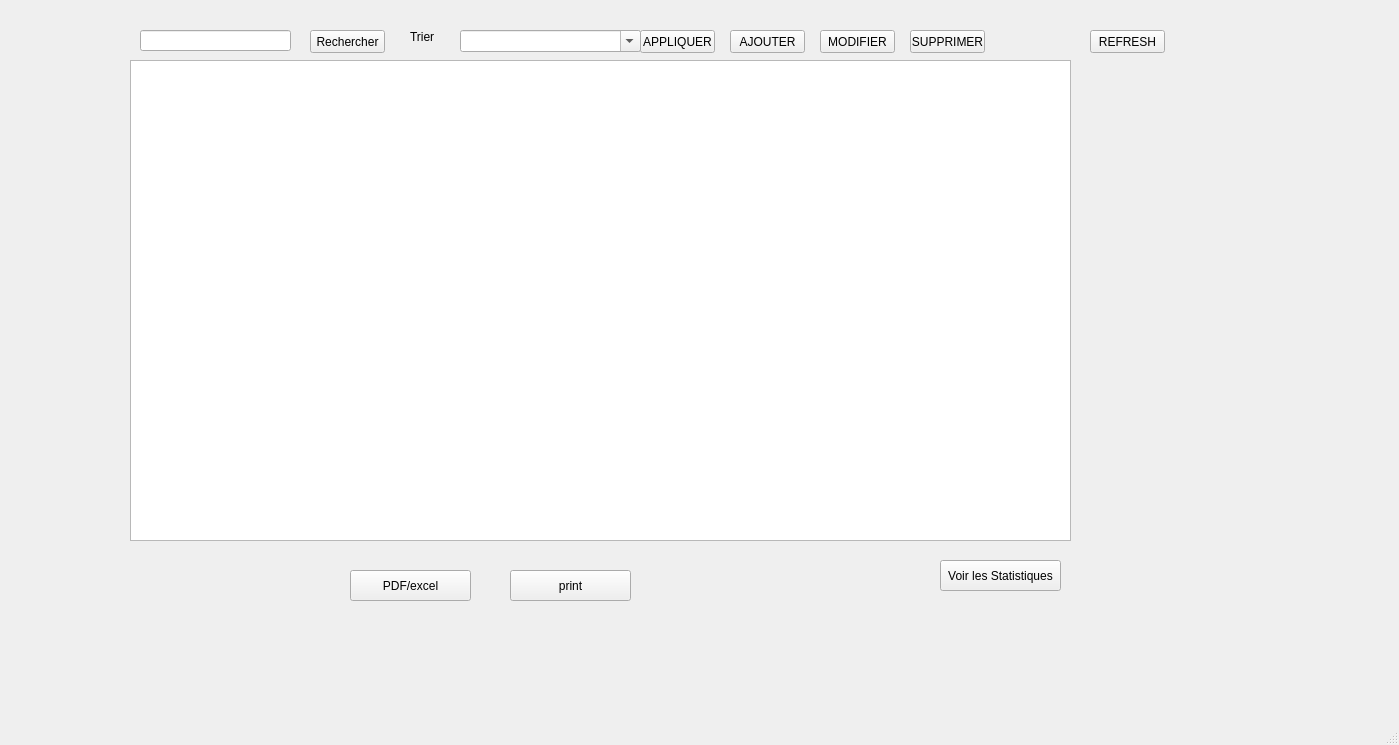
<?xml version="1.0" encoding="UTF-8"?>
<ui version="4.0">
 <class>memberlist</class>
 <widget class="QMainWindow" name="memberlist">
  <property name="geometry">
   <rect>
    <x>0</x>
    <y>0</y>
    <width>1399</width>
    <height>745</height>
   </rect>
  </property>
  <property name="windowTitle">
   <string>memberlist</string>
  </property>
  <widget class="QWidget" name="centralwidget">
   <widget class="QStackedWidget" name="stackedWidget">
    <property name="geometry">
     <rect>
      <x>130</x>
      <y>10</y>
      <width>1271</width>
      <height>641</height>
     </rect>
    </property>
    <property name="styleSheet">
     <string notr="true"/>
    </property>
    <property name="currentIndex">
     <number>1</number>
    </property>
    <widget class="QWidget" name="page">
     <widget class="QPushButton" name="pushButton_4">
      <property name="geometry">
       <rect>
        <x>40</x>
        <y>260</y>
        <width>201</width>
        <height>51</height>
       </rect>
      </property>
      <property name="whatsThis">
       <string>&lt;html&gt;&lt;head/&gt;&lt;body&gt;&lt;p&gt;&lt;br/&gt;&lt;/p&gt;&lt;/body&gt;&lt;/html&gt;</string>
      </property>
      <property name="styleSheet">
       <string notr="true"/>
      </property>
      <property name="text">
       <string>PATIENTS</string>
      </property>
     </widget>
    </widget>
    <widget class="QWidget" name="page_2">
     <widget class="QTableView" name="tableView">
      <property name="geometry">
       <rect>
        <x>0</x>
        <y>50</y>
        <width>941</width>
        <height>481</height>
       </rect>
      </property>
     </widget>
     <widget class="QLabel" name="label_trierpatient">
      <property name="geometry">
       <rect>
        <x>280</x>
        <y>20</y>
        <width>47</width>
        <height>14</height>
       </rect>
      </property>
      <property name="text">
       <string>Trier</string>
      </property>
     </widget>
     <widget class="QPushButton" name="pdfExcelButton">
      <property name="geometry">
       <rect>
        <x>220</x>
        <y>560</y>
        <width>121</width>
        <height>31</height>
       </rect>
      </property>
      <property name="text">
       <string>PDF/excel</string>
      </property>
     </widget>
     <widget class="QComboBox" name="sortComboBox">
      <property name="geometry">
       <rect>
        <x>330</x>
        <y>20</y>
        <width>181</width>
        <height>22</height>
       </rect>
      </property>
      <property name="autoFillBackground">
       <bool>false</bool>
      </property>
      <property name="editable">
       <bool>true</bool>
      </property>
      <item>
       <property name="text">
        <string/>
       </property>
      </item>
      <item>
       <property name="text">
        <string>increasing Creation Date</string>
       </property>
      </item>
      <item>
       <property name="text">
        <string>descending Creation Date</string>
       </property>
      </item>
      <item>
       <property name="text">
        <string>ascending alphabetical order</string>
       </property>
      </item>
      <item>
       <property name="text">
        <string>descending alphabetical order</string>
       </property>
      </item>
     </widget>
     <widget class="QPushButton" name="filterButton">
      <property name="geometry">
       <rect>
        <x>510</x>
        <y>20</y>
        <width>75</width>
        <height>23</height>
       </rect>
      </property>
      <property name="text">
       <string>APPLIQUER</string>
      </property>
     </widget>
     <widget class="QPushButton" name="deleteButton">
      <property name="geometry">
       <rect>
        <x>780</x>
        <y>20</y>
        <width>75</width>
        <height>23</height>
       </rect>
      </property>
      <property name="text">
       <string>SUPPRIMER</string>
      </property>
     </widget>
     <widget class="QLabel" name="logo_3">
      <property name="geometry">
       <rect>
        <x>930</x>
        <y>420</y>
        <width>181</width>
        <height>191</height>
       </rect>
      </property>
      <property name="text">
       <string/>
      </property>
      <property name="pixmap">
       <pixmap>../../426168643_1308937326596406_8898422449041606471_n.png</pixmap>
      </property>
     </widget>
     <widget class="QLineEdit" name="searchLineEdit">
      <property name="geometry">
       <rect>
        <x>10</x>
        <y>20</y>
        <width>151</width>
        <height>21</height>
       </rect>
      </property>
     </widget>
     <widget class="QPushButton" name="searchButton">
      <property name="geometry">
       <rect>
        <x>180</x>
        <y>20</y>
        <width>75</width>
        <height>23</height>
       </rect>
      </property>
      <property name="text">
       <string>Rechercher</string>
      </property>
     </widget>
     <widget class="QPushButton" name="statisticsButton">
      <property name="geometry">
       <rect>
        <x>810</x>
        <y>550</y>
        <width>121</width>
        <height>31</height>
       </rect>
      </property>
      <property name="text">
       <string>Voir les Statistiques</string>
      </property>
     </widget>
     <widget class="QPushButton" name="modifyButton">
      <property name="geometry">
       <rect>
        <x>690</x>
        <y>20</y>
        <width>75</width>
        <height>23</height>
       </rect>
      </property>
      <property name="text">
       <string>MODIFIER</string>
      </property>
     </widget>
     <widget class="QPushButton" name="printButton">
      <property name="geometry">
       <rect>
        <x>380</x>
        <y>560</y>
        <width>121</width>
        <height>31</height>
       </rect>
      </property>
      <property name="text">
       <string>print</string>
      </property>
     </widget>
     <widget class="QPushButton" name="pushButton_22">
      <property name="geometry">
       <rect>
        <x>960</x>
        <y>20</y>
        <width>75</width>
        <height>23</height>
       </rect>
      </property>
      <property name="text">
       <string>REFRESH</string>
      </property>
     </widget>
     <widget class="QPushButton" name="modifyButton_3">
      <property name="geometry">
       <rect>
        <x>600</x>
        <y>20</y>
        <width>75</width>
        <height>23</height>
       </rect>
      </property>
      <property name="text">
       <string>AJOUTER</string>
      </property>
     </widget>
    </widget>
    <widget class="QWidget" name="page_13">
     <widget class="QLineEdit" name="lineEdit_phone">
      <property name="geometry">
       <rect>
        <x>220</x>
        <y>240</y>
        <width>113</width>
        <height>20</height>
       </rect>
      </property>
     </widget>
     <widget class="QLineEdit" name="lineEdit_id">
      <property name="geometry">
       <rect>
        <x>170</x>
        <y>70</y>
        <width>113</width>
        <height>20</height>
       </rect>
      </property>
     </widget>
     <widget class="QLineEdit" name="lineEdit_name">
      <property name="geometry">
       <rect>
        <x>170</x>
        <y>110</y>
        <width>113</width>
        <height>20</height>
       </rect>
      </property>
     </widget>
     <widget class="QDateTimeEdit" name="dateEdit_rdv">
      <property name="geometry">
       <rect>
        <x>210</x>
        <y>350</y>
        <width>194</width>
        <height>22</height>
       </rect>
      </property>
     </widget>
     <widget class="QLabel" name="label_datenaissance">
      <property name="geometry">
       <rect>
        <x>90</x>
        <y>190</y>
        <width>101</width>
        <height>16</height>
       </rect>
      </property>
      <property name="text">
       <string>Date de Naissance</string>
      </property>
     </widget>
     <widget class="QLabel" name="label_datepremierrdv">
      <property name="geometry">
       <rect>
        <x>90</x>
        <y>350</y>
        <width>141</width>
        <height>16</height>
       </rect>
      </property>
      <property name="text">
       <string>Date du Premier RDV</string>
      </property>
     </widget>
     <widget class="QLabel" name="label_numtel">
      <property name="geometry">
       <rect>
        <x>90</x>
        <y>240</y>
        <width>121</width>
        <height>16</height>
       </rect>
      </property>
      <property name="text">
       <string>Numero de Telephone</string>
      </property>
     </widget>
     <widget class="QLineEdit" name="lineEdit_lastName">
      <property name="geometry">
       <rect>
        <x>170</x>
        <y>150</y>
        <width>113</width>
        <height>20</height>
       </rect>
      </property>
     </widget>
     <widget class="QLineEdit" name="lineEdit_email">
      <property name="geometry">
       <rect>
        <x>170</x>
        <y>280</y>
        <width>171</width>
        <height>20</height>
       </rect>
      </property>
     </widget>
     <widget class="QLabel" name="label_ademail">
      <property name="geometry">
       <rect>
        <x>90</x>
        <y>280</y>
        <width>91</width>
        <height>16</height>
       </rect>
      </property>
      <property name="text">
       <string>Adresse e-mail</string>
      </property>
     </widget>
     <widget class="QLabel" name="label_cin">
      <property name="geometry">
       <rect>
        <x>90</x>
        <y>70</y>
        <width>47</width>
        <height>14</height>
       </rect>
      </property>
      <property name="text">
       <string>Id</string>
      </property>
     </widget>
     <widget class="QPushButton" name="confirmButton">
      <property name="geometry">
       <rect>
        <x>110</x>
        <y>490</y>
        <width>75</width>
        <height>23</height>
       </rect>
      </property>
      <property name="styleSheet">
       <string notr="true">background-color: rgb(0, 85, 255);
color: rgb(0, 0, 0);</string>
      </property>
      <property name="text">
       <string>CONFIRMER</string>
      </property>
     </widget>
     <widget class="QLabel" name="label_prenom">
      <property name="geometry">
       <rect>
        <x>90</x>
        <y>150</y>
        <width>47</width>
        <height>14</height>
       </rect>
      </property>
      <property name="text">
       <string>Prenom</string>
      </property>
     </widget>
     <widget class="QPushButton" name="cancelButton">
      <property name="geometry">
       <rect>
        <x>290</x>
        <y>490</y>
        <width>75</width>
        <height>23</height>
       </rect>
      </property>
      <property name="styleSheet">
       <string notr="true">background-color: rgb(0, 85, 255);
color: rgb(0, 0, 0);</string>
      </property>
      <property name="text">
       <string>Annuler</string>
      </property>
     </widget>
     <widget class="QLabel" name="label_nom">
      <property name="geometry">
       <rect>
        <x>90</x>
        <y>110</y>
        <width>47</width>
        <height>14</height>
       </rect>
      </property>
      <property name="text">
       <string>nom</string>
      </property>
     </widget>
     <widget class="QDateEdit" name="dateEdit_dateOfBirth">
      <property name="geometry">
       <rect>
        <x>200</x>
        <y>190</y>
        <width>110</width>
        <height>22</height>
       </rect>
      </property>
     </widget>
     <widget class="QLineEdit" name="lineEdit_address">
      <property name="geometry">
       <rect>
        <x>170</x>
        <y>320</y>
        <width>171</width>
        <height>20</height>
       </rect>
      </property>
     </widget>
     <widget class="QLabel" name="label_ademail_2">
      <property name="geometry">
       <rect>
        <x>90</x>
        <y>320</y>
        <width>91</width>
        <height>16</height>
       </rect>
      </property>
      <property name="text">
       <string>Adresse</string>
      </property>
     </widget>
     <widget class="QLabel" name="imageLabel">
      <property name="geometry">
       <rect>
        <x>680</x>
        <y>500</y>
        <width>181</width>
        <height>91</height>
       </rect>
      </property>
      <property name="text">
       <string/>
      </property>
     </widget>
    </widget>
    <widget class="QWidget" name="page_14">
     <widget class="QListView" name="listView">
      <property name="geometry">
       <rect>
        <x>350</x>
        <y>120</y>
        <width>811</width>
        <height>501</height>
       </rect>
      </property>
      <property name="styleSheet">
       <string notr="true"/>
      </property>
     </widget>
     <widget class="QLabel" name="label_39">
      <property name="geometry">
       <rect>
        <x>300</x>
        <y>10</y>
        <width>821</width>
        <height>41</height>
       </rect>
      </property>
      <property name="styleSheet">
       <string notr="true"/>
      </property>
      <property name="text">
       <string>&lt;html&gt;&lt;head/&gt;&lt;body&gt;&lt;p align=&quot;center&quot;&gt;&lt;span style=&quot; font-size:16pt;&quot;&gt;STATISTICS&lt;/span&gt;&lt;/p&gt;&lt;/body&gt;&lt;/html&gt;</string>
      </property>
     </widget>
     <widget class="QPushButton" name="statAge">
      <property name="geometry">
       <rect>
        <x>140</x>
        <y>160</y>
        <width>191</width>
        <height>51</height>
       </rect>
      </property>
      <property name="styleSheet">
       <string notr="true"/>
      </property>
      <property name="text">
       <string>STAT BY AGE</string>
      </property>
      <property name="iconSize">
       <size>
        <width>33</width>
        <height>33</height>
       </size>
      </property>
      <property name="autoRepeat">
       <bool>false</bool>
      </property>
      <property name="autoExclusive">
       <bool>false</bool>
      </property>
      <property name="flat">
       <bool>false</bool>
      </property>
     </widget>
     <widget class="QPushButton" name="statTimePeriod">
      <property name="geometry">
       <rect>
        <x>140</x>
        <y>250</y>
        <width>191</width>
        <height>51</height>
       </rect>
      </property>
      <property name="styleSheet">
       <string notr="true"/>
      </property>
      <property name="text">
       <string>STAT BY NEW PATIENTS</string>
      </property>
      <property name="iconSize">
       <size>
        <width>33</width>
        <height>33</height>
       </size>
      </property>
      <property name="autoRepeat">
       <bool>false</bool>
      </property>
      <property name="autoExclusive">
       <bool>false</bool>
      </property>
      <property name="flat">
       <bool>false</bool>
      </property>
     </widget>
     <widget class="QWidget" name="horizontalLayoutWidget">
      <property name="geometry">
       <rect>
        <x>360</x>
        <y>240</y>
        <width>791</width>
        <height>381</height>
       </rect>
      </property>
      <layout class="QHBoxLayout" name="setLayout">
       <item>
        <widget class="QWidget" name="placeholderWidget" native="true"/>
       </item>
      </layout>
     </widget>
     <widget class="QWidget" name="horizontalLayoutWidget_2">
      <property name="geometry">
       <rect>
        <x>360</x>
        <y>240</y>
        <width>791</width>
        <height>381</height>
       </rect>
      </property>
      <layout class="QHBoxLayout" name="horizontalLayout">
       <item>
        <widget class="QFrame" name="chartFrame">
         <property name="frameShape">
          <enum>QFrame::StyledPanel</enum>
         </property>
         <property name="frameShadow">
          <enum>QFrame::Raised</enum>
         </property>
        </widget>
       </item>
      </layout>
     </widget>
     <widget class="QPushButton" name="statAge_3">
      <property name="geometry">
       <rect>
        <x>200</x>
        <y>60</y>
        <width>91</width>
        <height>51</height>
       </rect>
      </property>
      <property name="styleSheet">
       <string notr="true"/>
      </property>
      <property name="text">
       <string>back</string>
      </property>
      <property name="iconSize">
       <size>
        <width>33</width>
        <height>33</height>
       </size>
      </property>
      <property name="autoRepeat">
       <bool>false</bool>
      </property>
      <property name="autoExclusive">
       <bool>false</bool>
      </property>
      <property name="flat">
       <bool>false</bool>
      </property>
     </widget>
    </widget>
    <widget class="QWidget" name="page_3"/>
    <widget class="QWidget" name="page_4"/>
    <widget class="QWidget" name="page_5"/>
    <widget class="QWidget" name="page_6"/>
   </widget>
  </widget>
  <widget class="QMenuBar" name="menubar">
   <property name="geometry">
    <rect>
     <x>0</x>
     <y>0</y>
     <width>1399</width>
     <height>26</height>
    </rect>
   </property>
  </widget>
  <widget class="QStatusBar" name="statusbar"/>
 </widget>
 <resources/>
 <connections/>
</ui>
